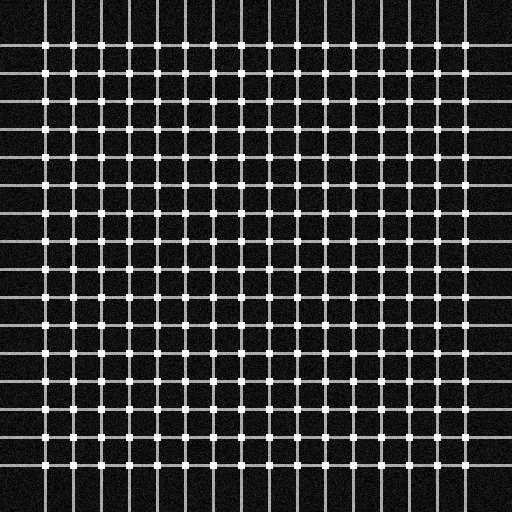
#> input picture sample_0001_B_search.png, 512 x 512 px
$ python -i autocorrelation.py   (imports and definitions only)
#> lines starting #> are read from the running program, lines starting #| are printed output that depends on the picture
#> further down, picture is the input picture: shape (512, 512, 3); min 0, max 255, mean 49.5
"""Autocorrelation-based periodicity analysis (fallback method)."""

from __future__ import annotations

from typing import Optional, Tuple

import cv2
import numpy as np


def compute_autocorrelation(image: np.ndarray) -> np.ndarray:
    """Compute 2D autocorrelation of an image using FFT.

    Args:
        image: Input image (grayscale or will be converted)

    Returns:
        2D autocorrelation map, zero-centered
    """
    # Convert to grayscale if needed
    if image.ndim == 3:
        if image.shape[2] == 3:
            image = cv2.cvtColor(image, cv2.COLOR_RGB2GRAY)
        elif image.shape[2] == 4:
            image = cv2.cvtColor(image, cv2.COLOR_RGBA2GRAY)

    # Normalize to [0, 1]
    if image.max() > 0:
        image = image.astype(np.float32) / image.max()

    # Compute 2D autocorrelation using FFT
    fft = np.fft.fft2(image)
    autocorr = np.real(np.fft.ifft2(fft * np.conj(fft)))
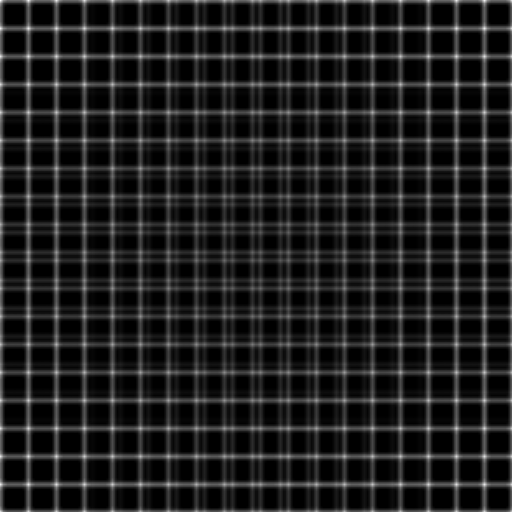
#> autocorr: shape (512, 512) float64; min 6943.1, max 30262.7, mean 9888.3; drawn with min black and max white
    autocorr = np.fft.fftshift(autocorr)
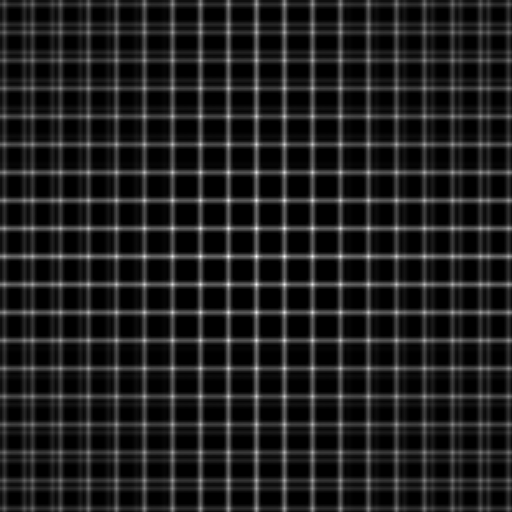
#> autocorr: shape (512, 512) float64; min 6943.1, max 30262.7, mean 9888.3; drawn with min black and max white

    # Normalize
    if autocorr.max() > 0:
        autocorr = autocorr / autocorr.max()
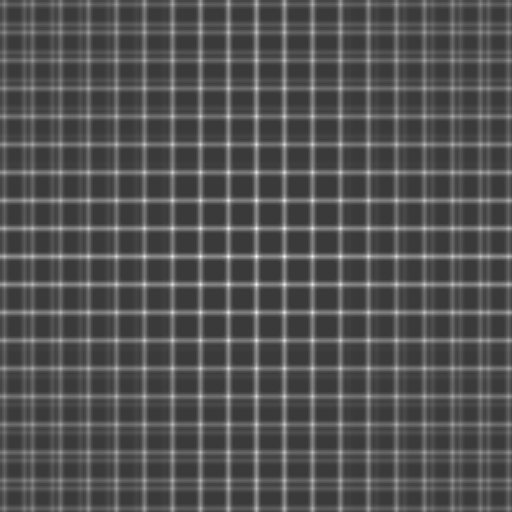
#> autocorr: shape (512, 512) float64; min 0.229, max 1, mean 0.327

    return autocorr


# [69 lines left out: functions estimate_period_from_autocorr_1d, estimate_row_col_periods_autocorr, not called in this run]

>>> import cv2
>>> picture = cv2.cvtColor(cv2.imread('../sample_0001_B_search.png'), cv2.COLOR_BGR2RGB)
>>> result = compute_autocorrelation(picture)

$ run again, on sample_0001_E_search.png
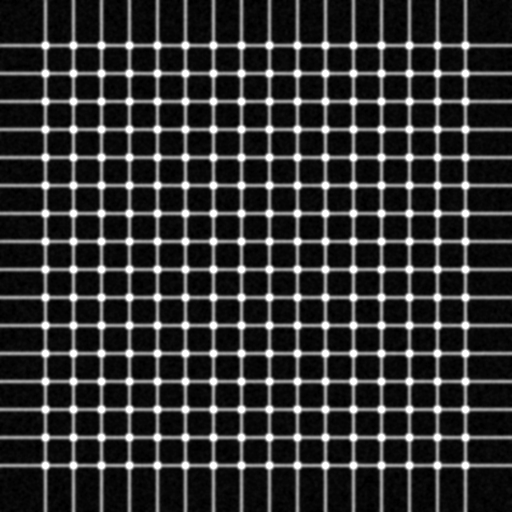
#> input picture sample_0001_E_search.png, 512 x 512 px
#> picture is the input picture: shape (512, 512, 3); min 0, max 255, mean 48.2
#> in compute_autocorrelation, `autocorr = np.fft.fftshift(autocorr)`:
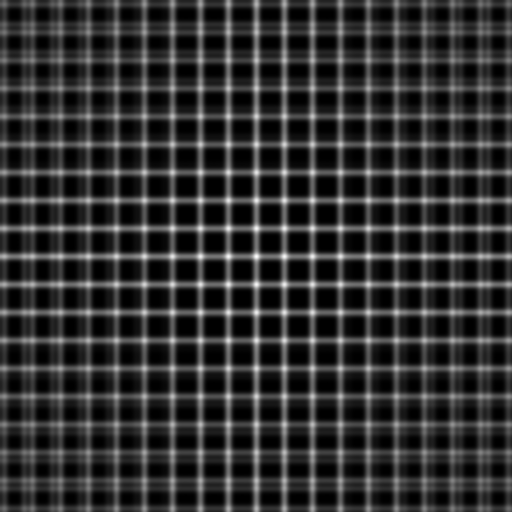
#> autocorr: shape (512, 512) float64; min 5072.4, max 26923.8, mean 9376.7; drawn with min black and max white
#> in compute_autocorrelation, `autocorr = autocorr / autocorr.max()`:
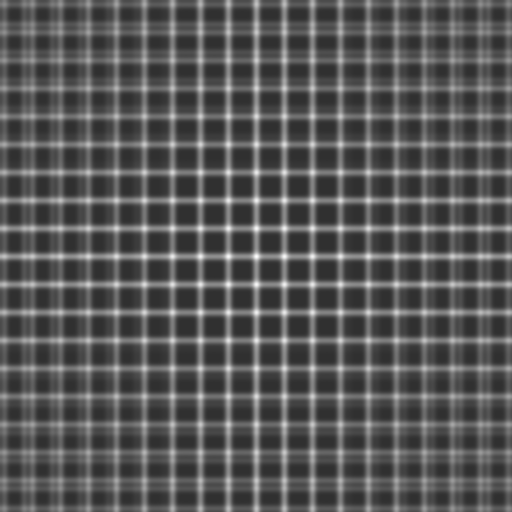
#> autocorr: shape (512, 512) float64; min 0.188, max 1, mean 0.348
